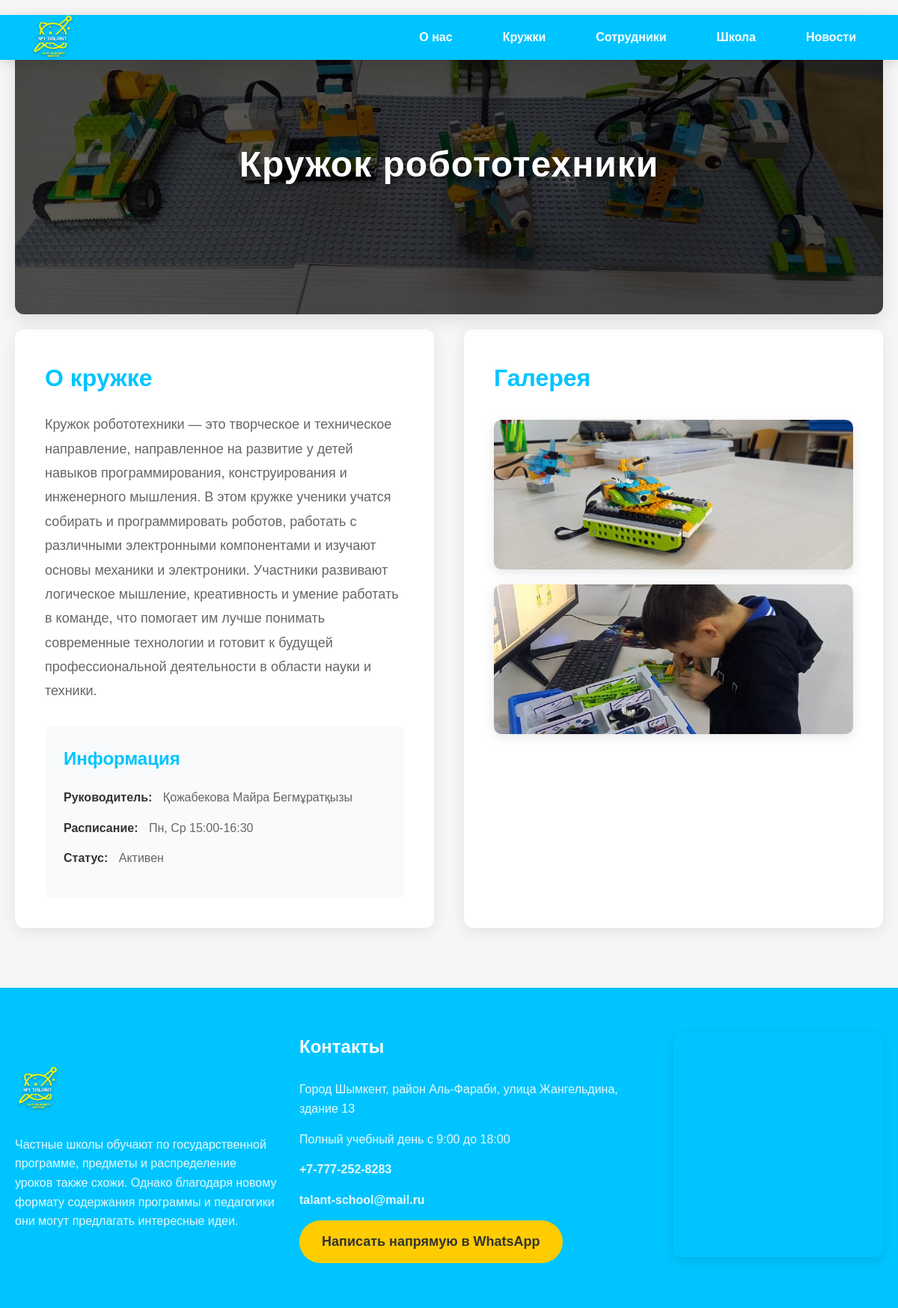
The page /club/3/ on the database its author committed.
### talant_app/models.py (models this page shows, shortened)
class Club(models.Model):
    name = models.CharField(max_length=100, verbose_name="Название клуба")
    description = models.TextField(verbose_name="Описание")
    image = models.ImageField(upload_to='clubs/', verbose_name="Основное изображение")
    leader = models.CharField(max_length=100, verbose_name="Руководитель")
    schedule = models.CharField(max_length=200, verbose_name="Расписание", help_text="Например: Пн, Ср 15:00-16:30")
    is_active = models.BooleanField(default=True, verbose_name="Активен")
    class Meta:
        verbose_name = "Клуб"
        verbose_name_plural = "Клубы"

class ClubImage(models.Model):
    image = models.ImageField(upload_to='club_gallery/', verbose_name="Изображение")
    club = models.ForeignKey(Club, on_delete=models.CASCADE, related_name='images')
    class Meta:
        verbose_name = "Изображение клуба"
        verbose_name_plural = "Изображения клуба"

### talant_app/views.py (the view)
# urls.py: path('club/<int:club_id>/', views.club_detail, name='club_detail'),
def club_detail(request, club_id):
    club = get_object_or_404(Club, id=club_id)
    context = {
        'club': club,
    }
    return render(request, 'club.html', context)

### talant_app/templates/club.html (shortened to what this page needs)
{% load static %}
<!DOCTYPE html>
<html lang="ru">
<head>
    <link rel="stylesheet" href="{% static 'css/style.css' %}" />
</head>
<body>
   <header class="header">
      <div class="logo">
       <a href="{% url 'home'%}">
         <img
          class="log"
          src="{% static 'imgs/Талант копия.png'%}"
          style="width: 60px"
          alt=""
        />
       </a>
      </div>
      <nav class="nav" id="nav-menu">
        <a href="#about">О нас</a>
        <a href="#uyrme">Кружки</a>
        <a href="#qyzmetker">Сотрудники</a>
        <a href="{% url 'accreditation'%}">Школа</a>
        <a href="#news">Новости</a>
    </nav>
    </header>
    <section class="club-detail">
        <div class="club-hero" style="background-image: url('{{ club.image.url }}');">
            <div class="hero-overlay">
                <h1>{{ club.name }}</h1>
            </div>
        </div>
        <div class="club-content">
            <div class="club-description">
                <h2>О кружке</h2>
                <p class="club-desc">{{ club.description }}</p>
                <div class="club-info">
                    <h3>Информация</h3>
                    <ul>
                        <li><strong>Руководитель:</strong> {{ club.leader }}</li>
                        <li><strong>Расписание:</strong> {{ club.schedule }}</li>
                        <li><strong>Статус:</strong> {% if club.is_active %}Активен{% else %}Неактивен{% endif %}</li>
                    </ul>
                </div>
            </div>
            <div class="club-gallery">
                <h2>Галерея</h2>
                <div class="gallery-grid">
                  {% for image in club.images.all %}
                        <img src="{{ image.image.url }}" alt="Фото клуба" class="gallery-image" />
                    {% empty %}
                        <p class="empty-gallery">Галерея пока пуста</p>
                    {% endfor %}
                </div>
            </div>
        </div>
    </section>
     <footer>
      <div class="containerf">
        <div class="footer-left">
          <img
            src="{% static 'imgs/Талант копия.png'%}"
            alt="High School of Saryagash"
            class="logo"
          />
          <p>
            Частные школы обучают по государственной программе, предметы и распределение уроков также схожи. Однако благодаря новому формату содержания программы и педагогики они могут предлагать интересные идеи.
          </p>
        </div>
        <div class="footer-center">
          <h3>Контакты</h3>
          <p>
           Город Шымкент, район Аль-Фараби, улица Жангельдина, здание 13
          </p>
          <p>Полный учебный день с 9:00 до 18:00</p>
          <p><a href="tel:+77772528283" class="phone">+7-777-252-8283</a></p>
          <p>
            <a href="mailto:highschool.ofsaryagash.18@mail.ru" class="email"
              >talant-school@mail.ru</a
            >
          </p>
          <div class="social-icons">
            <a class="btn" href="https://wa.me/87478707743">Написать напрямую в WhatsApp</a>
          </div>
        </div>
        <div class="footer-right">
          <iframe
            src="https://www.google.com/maps/embed?pb=!1m18!1m12!1m3!1d2950.540106352667!2d69.58194711087846!3d42.309677571077586!2m3!1f0!2f0!3f0!3m2!1i1024!2i768!4f13.1!3m3!1m2!1s0x38a91fd162714e83%3A0x75fbbb9a62012d36!2s%E2%84%961%20Talant%20mektep!5e0!3m2!1sru!2skz!4v1741972674462!5m2!1sru!2skz"
            width="600"
            height="450"
            style="border: 0"
            allowfullscreen=""
            loading="lazy"
          ></iframe>
        </div>
      </div>
    </footer>
</body>
</html>

### talant_app/static/css/style.css (style rules this page uses)
* { margin: 0; padding: 0; box-sizing: border-box; }
body { font-family: 'Arial', sans-serif; line-height: 1.6; background-color: #f5f6f5; color: #333; }
.header { display: flex; justify-content: space-between; align-items: center; padding: 10px 40px; background-color: #00c4ff; color: #fff; box-shadow: 0 4px 15px rgba(0, 0, 0, 0.1); z-index: 1000; height: 60px; position: fixed; width: 100%; }
.logo { font-size: 28px; font-weight: 700; text-transform: uppercase; letter-spacing: 1px; }
.nav { display: flex; gap: 35px; }
.nav a { color: #fff; text-decoration: none; font-size: 16px; font-weight: 600; padding: 8px 16px; border-radius: 5px; transition: all 0.3s ease; }
.btn { display: inline-block; background: #ffcc00; color: #333; padding: 14px 30px; text-decoration: none; border-radius: 30px; font-size: 18px; font-weight: 600; transition: all 0.3s ease; }
footer { background: #00c4ff; padding: 60px 20px; color: #fff; }
.containerf { display: flex; justify-content: space-between; align-items: center; max-width: 1300px; margin: 0 auto; gap: 30px; }
.footer-left { max-width: 350px; }
.footer-left .logo { width: 60px; margin-bottom: 25px; }
.footer-left p { font-size: 16px; color: #fff; opacity: 0.9; }
.footer-center h3 { font-size: 24px; margin-bottom: 25px; color: #fff; }
.footer-center p { font-size: 16px; margin-bottom: 15px; opacity: 0.9; }
.phone, .email { color: #fff; font-weight: 600; text-decoration: none; transition: all 0.3s ease; }
.footer-right iframe { width: 100%; height: 300px; border-radius: 10px; border: none; box-shadow: 0 5px 15px rgba(0, 0, 0, 0.1); }
.club-info { margin-top: 30px; padding: 20px; background: #f5f6f5; border-radius: 8px; }
.club-info h3 { font-size: 24px; color: #00c4ff; margin-bottom: 20px; }
.club-detail { padding: 0 20px; background: #f5f6f5; }
.club-hero { height: 50vh; background-size: cover; background-position: center; position: relative; display: flex; align-items: center; justify-content: center; border-radius: 12px; overflow: hidden; margin: 20px 0; box-shadow: 0 8px 25px rgba(0, 0, 0, 0.1); }
.hero-overlay { background: rgba(0, 0, 0, 0.65); width: 100%; height: 100%; display: flex; align-items: center; justify-content: center; transition: background 0.3s ease; }
.hero-overlay h1 { color: #fff; font-size: 48px; font-weight: 700; text-shadow: 3px 3px 10px rgba(0, 0, 0, 0.7); text-align: center; padding: 0 20px; letter-spacing: 1px; }
.club-content { max-width: 1200px; margin: 0 auto 80px; display: grid; grid-template-columns: 1fr 1fr; gap: 40px; }
.club-description { background: #fff; padding: 40px; border-radius: 12px; box-shadow: 0 5px 20px rgba(0, 0, 0, 0.08); }
.club-description h2 { font-size: 32px; color: #00c4ff; margin-bottom: 20px; font-weight: 700; }
.club-desc { font-size: 18px; color: #666; line-height: 1.8; margin-bottom: 30px; }
.club-info { background: #f9fafb; padding: 25px; border-radius: 10px; margin-top: 30px; }
.club-info h3 { font-size: 24px; color: #00c4ff; margin-bottom: 20px; font-weight: 600; }
.club-info ul { list-style: none; padding: 0; }
.club-info li { font-size: 16px; color: #666; margin-bottom: 15px; line-height: 1.6; }
.club-info li strong { color: #333; font-weight: 600; margin-right: 10px; }
.club-gallery { background: #fff; padding: 40px; border-radius: 12px; box-shadow: 0 5px 20px rgba(0, 0, 0, 0.08); }
.club-gallery h2 { font-size: 32px; color: #00c4ff; margin-bottom: 30px; font-weight: 700; }
.gallery-grid { display: grid; grid-template-columns: repeat(auto-fit, minmax(250px, 1fr)); gap: 20px; }
.gallery-image { width: 100%; height: 200px; object-fit: cover; border-radius: 10px; transition: all 0.3s ease; box-shadow: 0 4px 15px rgba(0, 0, 0, 0.1); }
.log { padding-top: 10px; }

### rows shown on the page
Club: image (picture), name "Кружок робототехники", description "Кружок робототехники — это творческое и техническое направление, направленное на развитие у детей навыков программирования, конструирования и инженерного мышления. В этом кружке ученики учатся собирать и программировать роботов, работать с различными электронными компонентами и изучают основы механики и электроники. Участники развивают логическое мышление, креативность и умение работать в команде, что помогает им лучше понимать современные технологии и готовит к будущей профессиональной деятельности в области науки и техники.", leader "Қожабекова Майра Бегмұратқызы", schedule "Пн, Ср 15:00-16:30"
ClubImage: image (picture)
ClubImage: image (picture)
